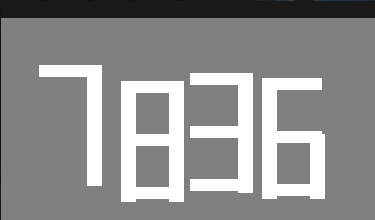
#> input picture Segmentar - Bypass Captcha/captcha_images/exemplo.png, 375 x 220 px; its folder holds only this picture in this run
$ python SegmentarCaptcha.py
#> lines starting #> are read from the running program, lines starting #| are printed output that depends on the picture; after the words box and inside, x2 and y2 are one past the last pixel; in counts of white or black regions, pixels touching at a corner belong together
import cv2
import numpy as np
import os

# Função para pré-processamento da imagem
def preprocess_image(image):
    # Aplicar thresholding adaptativo
    thresh = cv2.adaptiveThreshold(image, 255, cv2.ADAPTIVE_THRESH_MEAN_C, cv2.THRESH_BINARY, 11, 2)
    return thresh

# Função para identificar o dígito em uma imagem
def detect_digit(image):
    # Pré-processar a imagem
    processed_img = preprocess_image(image)

    # Encontrar contornos na imagem
    contours, _ = cv2.findContours(processed_img, cv2.RETR_EXTERNAL, cv2.CHAIN_APPROX_SIMPLE)

    # Lista para armazenar os dígitos identificados
    identified_digits = []

    # Processar cada contorno encontrado
    for contour in contours:
        # Calcular o retângulo delimitador do contorno
        x, y, w, h = cv2.boundingRect(contour)

        # Verificar se o contorno é grande o suficiente para ser considerado um dígito
        if w > 10 and h > 10:
            # Extrair o dígito da imagem original usando o retângulo delimitador
            digit_img = image[y:y+h, x:x+w]

            # Armazenar o dígito identificado na lista
            identified_digits.append(digit_img)

    return identified_digits

# Diretório onde as imagens estão armazenadas
diretorio_imagens = 'captcha_images'

# Listar todas as imagens no diretório
imagens = os.listdir(diretorio_imagens)

# Iterar sobre cada imagem no diretório
for imagem_file in imagens:
    # Construir o caminho completo para a imagem
    imagem_path = os.path.join(diretorio_imagens, imagem_file)

    # Carregar a imagem em escala de cinza
    img = cv2.imread(imagem_path, cv2.IMREAD_GRAYSCALE)
#> img: shape (220, 375); min 0, max 255, mean 142.3

    # Verificar se a imagem foi carregada corretamente
    if img is None:
        print(f"Erro: Não foi possível carregar a imagem em {imagem_path}")
        continue

    print(f"Processando imagem: {imagem_file}")
    print(f"Dimensões da imagem original: {img.shape}")
#| Dimensões da imagem original: (220, 375)

    # Limiarização para segmentar os dígitos brancos em um fundo cinza
    _, thresh = cv2.threshold(img, 240, 255, cv2.THRESH_BINARY)
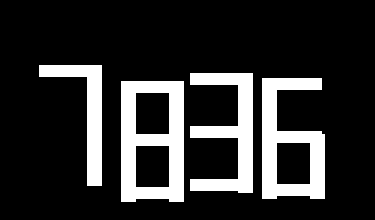
#> thresh: shape (220, 375); 18.1% white; 4 white regions

    # Encontrar contornos dos dígitos
    contours, _ = cv2.findContours(thresh, cv2.RETR_EXTERNAL, cv2.CHAIN_APPROX_SIMPLE)
#> contours = 4 contours; box (x1, y1, x2, y2) and area: (121, 81, 184, 202) 7339, (262, 78, 325, 199) 5282, (190, 73, 253, 193) 3252, (39, 65, 102, 186) 2208

    # Desenhar contornos nos dígitos identificados
    digits_img = cv2.cvtColor(img, cv2.COLOR_GRAY2BGR)  # Converter de volta para BGR para desenhar contornos coloridos
    identified_digits = []
    for contour in contours:
        x, y, w, h = cv2.boundingRect(contour)
        cv2.rectangle(digits_img, (x, y), (x + w, y + h), (0, 255, 0), 2)
        identified_digits.append(img[y:y+h, x:x+w])
#> this loop made 4 passes
#> (x, y, h) on passes 1 to 4: (121, 81, 121), (262, 78, 121), (190, 73, 120), (39, 65, 121)
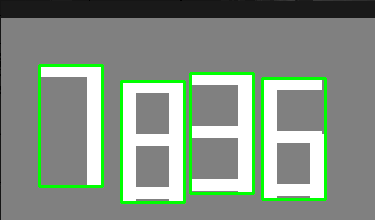
#> digits_img: shape (220, 375, 3); mean B, G, R 133, 146.6, 133
#> after the loop, identified_digits = 4 items

    # Mostrar imagem com contornos dos dígitos identificados
    cv2.imshow("Identified Digits", digits_img)
    cv2.imwrite(os.path.join(diretorio_imagens, f"{os.path.splitext(imagem_file)[0]}_identified_digits.jpg"), digits_img)

    # Mostrar cada dígito identificado separadamente
    for i, digit_img in enumerate(identified_digits):
        cv2.imshow(f"Digit {i+1}", digit_img)
        cv2.imwrite(os.path.join(diretorio_imagens, f"{os.path.splitext(imagem_file)[0]}_digit_{i+1}.jpg"), digit_img)
#> this loop made 4 passes
#> pass 1, `cv2.imshow(f"Digit {i+1}", digit_img)`:
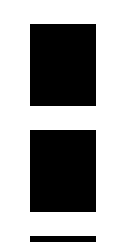
#> window 'Digit 1': shape (121, 63) (shown 2 times larger); values 128 (black) and 255 (white), 63.2% white; 3 black regions, box (x1, y1, x2, y2) and area: (15, 12, 48, 53) 1353, (15, 65, 48, 106) 1353, (15, 118, 48, 121) 99
#> pass 2, `cv2.imshow(f"Digit {i+1}", digit_img)`:
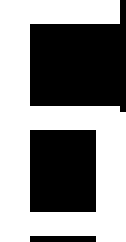
#> window 'Digit 2': shape (121, 63) (shown 2 times larger); values 128 (black) and 255 (white), 54.5% white; 3 black regions, box (x1, y1, x2, y2) and area: (15, 0, 63, 56) 2013, (15, 65, 48, 106) 1353, (15, 118, 48, 121) 99

    cv2.waitKey(0)
    cv2.destroyAllWindows()
